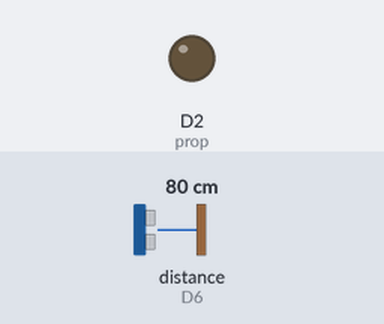
This sketch was run on a simulated ESP8266 (NodeMCU). Parts: output pins drawn as LEDs (lit = HIGH). Wiring (inferred from the names in the program): ultrasonic range finder: trigger D5; echo D6. The test bench sets the inputs (shaded band); at power-on: distance to the obstacle (sensor on D6) 80 cm. The echo pulse lasts 58.3 µs per cm; pins used as bus, display or sensor lines are not drawn.

Above: at 1.2 s.
1.3 s: distance to the obstacle (sensor on D6) set to 18 cm
2.8 s: distance to the obstacle (sensor on D6) set to 13 cm
At 3.6 s:
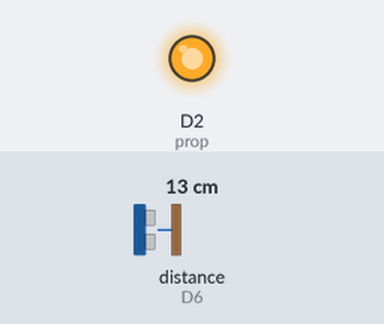
4.3 s: distance to the obstacle (sensor on D6) set to 35 cm
At 5.3 s:
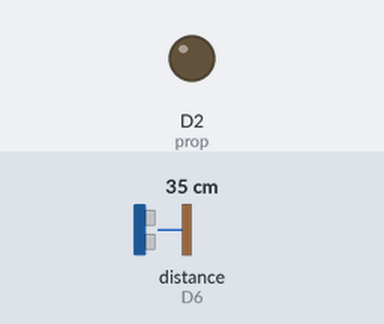
5.8 s: distance to the obstacle (sensor on D6) set to 2 cm
At 6.6 s:
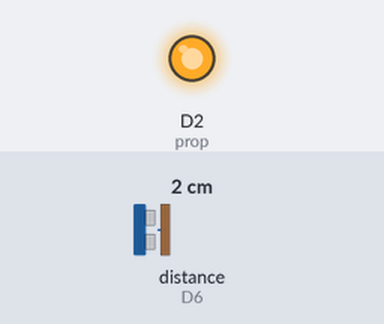
Timing chart, 0 to 8.3 s (numbered marks = the images above; inputs shaded):
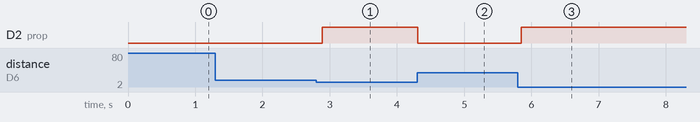

The sketch:

proiectIndividual.ino
```cpp
//const int buzzer = D2;
const int prop = D2;
const int trigPin = D5;
const int echoPin = D6;

long duration;
int distance;

void setup() {
  Serial.begin(115200);
  //pinMode(buzzer, OUTPUT);
  pinMode(prop, OUTPUT);
  pinMode(trigPin, OUTPUT);
  pinMode(echoPin, INPUT);
}

void loop() {
  digitalWrite(trigPin, LOW);
  delayMicroseconds(2);
  digitalWrite(trigPin, HIGH);
  delayMicroseconds(10);
  digitalWrite(trigPin, LOW);

  duration = pulseIn(echoPin, HIGH);
  distance = duration * 0.034 / 2;

  if(distance < 15) {
    // Turn on the buzzer and propeller
    //tone(buzzer, 1000);
    digitalWrite(prop, HIGH);
  } else {
    // Turn off the buzzer and propeller
    //noTone(buzzer);
    digitalWrite(prop, LOW);
  }
  delay(100);
}
```

Measured:
- the behaviour switches between 16 and 15 cm on distance to the obstacle (sensor on D6) (found by bisection; images 0 and 1)
- after the input at 1.3 s, every drawn part: stays the same
- after the input at 2.8 s, D2 (prop): LOW → HIGH after 0.09 s
- after the input at 4.3 s, D2 (prop): HIGH → LOW at once
- after the input at 5.8 s, D2 (prop): LOW → HIGH after 0.05 s
